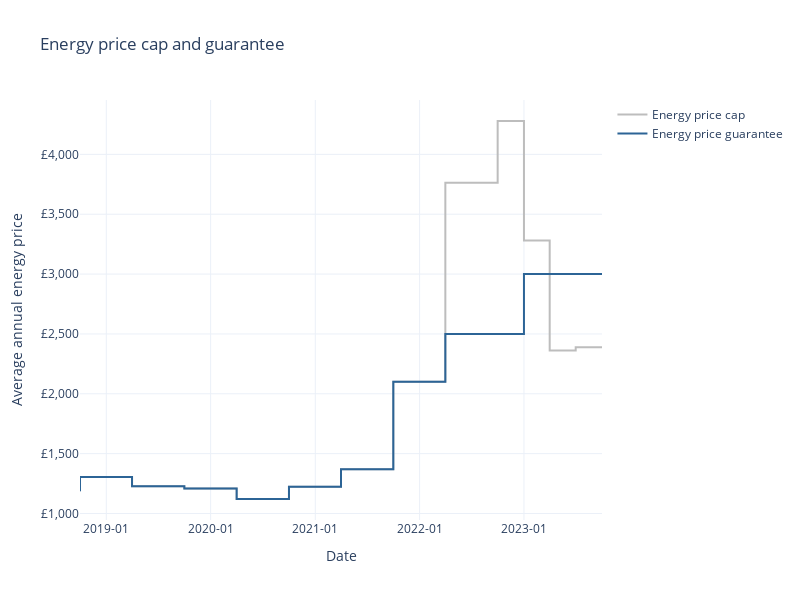

Notebook source saved alongside this figure:
### Markdown cell above
# Energy Price Cap

The [energy price cap](https://www.ofgem.gov.uk/information-consumers/energy-advice-households/check-if-energy-price-cap-affects-you) sets a cap on the standing and unit costs that energy suppliers can charge UK consumers for. It is calculated by Ofgem regularly (historically, every 6 months but every 3 since Q3 2022). This is different than the Energy Price Guarantee (EPG), which was introduced in Q3 2022 and subsidises energy bills for UK households by paying the difference between the energy price capped bill and a set lower amount.

PolicyEngine UK models the EPG as a subsidy that increases the incomes of UK households, using the following methodology:

1. Impute domestic energy consumption to the FRS from the LCFS.
2. Uprate domestic energy consumption using forecast price cap levels from Cornwall Insight.[^1]
3. For each month in a year:
    a. Divide total annual energy consumption by 12 to get monthly consumption.[^2]
    b. Find the price cap for that month.
    c. Find the price guarantee for that month.
    d. Calculate the relative difference between the price guarantee and the price cap: this is the subsidy rate.
    e. Multiply the subsidy rate by the monthly consumption to get the subsidy amount.
4. Sum total monthly subsidies to get the annual subsidy.

The chart below shows the parameter values for the price cap and price guarantee in PolicyEngine UK.

[^1]: [Cornwall Insight](https://www.cornwall-insight.com) is an energy research and consulting firm that produces public forecasts of Ofgem's energy price cap. They are not affiliated with Ofgem.

[^2]: Our model assumes energy consumption is evenly distributed throughout the year.

### Code cell
from policyengine_uk import CountryTaxBenefitSystem
import plotly.express as px
import pandas as pd

system = CountryTaxBenefitSystem()
ofgem = system.parameters.gov.ofgem

df = pd.DataFrame()

df["Date"] = [parameter.instant_str for parameter in ofgem.energy_price_cap.values_list]
df["Energy price cap"] = [parameter.value for parameter in ofgem.energy_price_cap.values_list]
df["Energy price guarantee"] = [parameter.value for parameter in ofgem.energy_price_guarantee.values_list]

px.line(
    df,
    x="Date",
    y=["Energy price cap", "Energy price guarantee"],
    title="Energy price cap and guarantee",
    color_discrete_sequence=["#BDBDBD", "#2C6496"],
).update_layout(
    yaxis_title="Average annual energy price",
    yaxis_tickprefix="£",
    yaxis_tickformat=",.0f",
    xaxis_title="Date",
    xaxis_tickformat="%Y-%m",
    height=600,
    width=800,
    legend_title_text="",
    template="plotly_white",
).update_traces(
    line_shape="hv",
)

### Figure 1 — Plotly figure (JSON) as saved in the notebook; plotly's stock layout.template omitted (floating-point values rounded to 4 significant figures)
{"data": [{"hovertemplate": "variable=Energy price cap<br>Date=%{x}<br>value=%{y}<extra></extra>", "legendgroup": "Energy price cap", "line": {"color": "#BDBDBD", "dash": "solid", "shape": "hv"}, "marker": {"symbol": "circle"}, "mode": "lines", "name": "Energy price cap", "orientation": "v", "showlegend": true, "type": "scatter", "x": ["2023-10-01", "2023-07-01", "2023-04-01", "2023-01-01", "2022-10-01", "2022-04-01", "2021-10-01", "2021-04-01", "2020-10-01", "2020-04-01", "2019-10-01", "2019-04-01", "2018-10-01"], "xaxis": "x", "y": [2389, 2362, 3280, 4279, 3764, 2100, 1370, 1223, 1121, 1209, 1227, 1305, 1186], "yaxis": "y"}, {"hovertemplate": "variable=Energy price guarantee<br>Date=%{x}<br>value=%{y}<extra></extra>", "legendgroup": "Energy price guarantee", "line": {"color": "#2C6496", "dash": "solid", "shape": "hv"}, "marker": {"symbol": "circle"}, "mode": "lines", "name": "Energy price guarantee", "orientation": "v", "showlegend": true, "type": "scatter", "x": ["2023-10-01", "2023-07-01", "2023-04-01", "2023-01-01", "2022-10-01", "2022-04-01", "2021-10-01", "2021-04-01", "2020-10-01", "2020-04-01", "2019-10-01", "2019-04-01", "2018-10-01"], "xaxis": "x", "y": [3000, 3000, 3000, 2500, 2500, 2100, 1370, 1223, 1121, 1209, 1227, 1305, 1186], "yaxis": "y"}], "layout": {"height": 600, "legend": {"title": {"text": ""}, "tracegroupgap": 0}, "title": {"text": "Energy price cap and guarantee"}, "width": 800, "xaxis": {"anchor": "y", "domain": [0, 1], "tickformat": "%Y-%m", "title": {"text": "Date"}}, "yaxis": {"anchor": "x", "domain": [0, 1], "tickformat": ",.0f", "tickprefix": "£", "title": {"text": "Average annual energy price"}}}}
